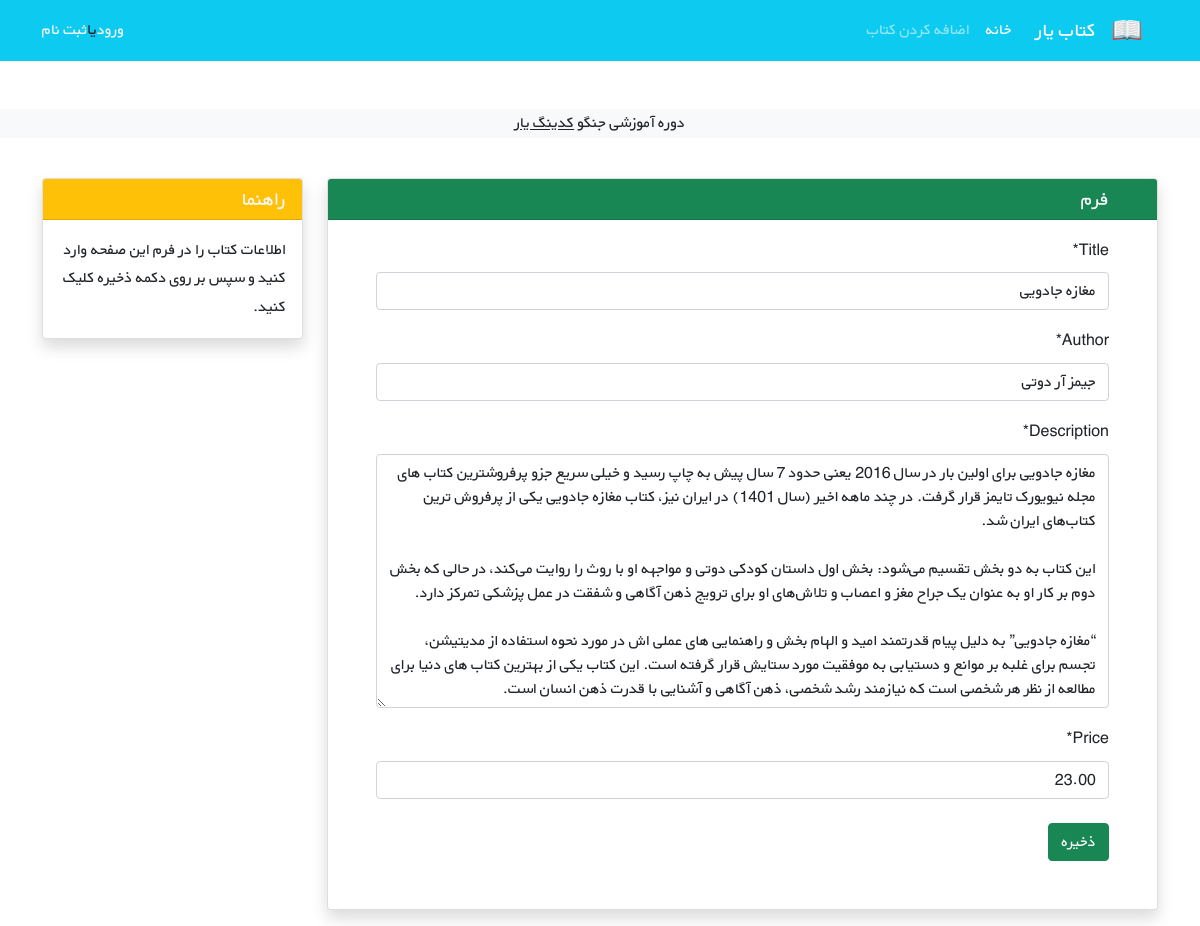
Screenshot of /books/4/update/ with the database file from the repository.
### books/models.py (models this page shows, shortened)
class Book(models.Model):
    title = models.CharField(max_length=200)
    author = models.CharField(max_length=111)
    description = models.TextField()
    price = models.DecimalField(max_digits=5 , decimal_places=2)

### books/views.py (the view)
# urls.py: path('<int:pk>/update/' , BookUpdateView.as_view() , name = 'book_update'),
class BookUpdateView(generic.UpdateView):
    model = Book
    template_name = 'books/book_update.html'
    fields = ['title' , 'author' , 'description' ,'price']

### books/templates/books/book_update.html (shortened to what this page needs)
{% extends '_html.html' %}
{% load crispy_forms_tags %}
{% block content %}
<div class="container mt-4" dir="rtl">
    <div class="row">
        <div class="col-9">
            <div class="card shadow my-3">
                <h5 class="card-header bg-success text-light px-5">فرم</h5>
                <div class="px-5 pt-3 pb-5">
                    <form method="POST">
                        {{ form|crispy }}
                        <button type="submit" class="btn btn-success mt-2">ذخیره</button>
                    </form>
                </div>
            </div>
        </div>
        <div class="col-3">
                <div class="card my-3 shadow">
                    <h5 class="card-header bg-warning text-light">راهنما</h5>
                    <div class="card-body">
                        <p class="card-text">
                            اطلاعات کتاب را در فرم این صفحه وارد کنید و سپس بر روی دکمه ذخیره کلیک کنید.
                        </p>
                    </div>
                </div>
        </div>
    </div>
</div>
{% endblock content %}

### static/css/style.css (style rules this page uses)
* { font-family: 'BYekan', sans-serif; line-height: 1.8rem; }

### rows the page displays
Book: title "مغازه جادویی", author "جیمز آر دوتی", description "مغازه جادویی برای اولین بار در سال 2016 یعنی حدود 7 سال پیش به چاپ رسید و خیلی سریع جزو پرفروشترین کتاب های مجله نیویورک تایمز قرار گرفت. در چند ماهه اخیر (سال 1401) در ایران نیز، کتاب مغازه جادویی یکی از پرفروش ترین کتاب‌های ایران شد. این کتاب به دو بخش تقسیم می‌شود: بخش اول داستان کودکی دوتی و مواجهه او با روث را روایت می‌کند، در حالی که بخش دوم بر کار او به عنوان یک جراح مغز و اعصاب و تلاش‌های او برای ترویج ذهن آگاهی و شفقت در عمل پزشکی تمرکز دارد. “مغازه جادویی” به دلیل پیام قدرتمند امید و الهام بخش و راهنمایی های عملی اش در مورد نحوه استفاده از مدیتیشن، تجسم برای غلبه بر موانع و دستیابی به موفقیت مورد ستایش قرار گرفته است. این کتاب یکی از بهترین کتاب های دنیا برای مطالعه از نظر هر شخصی…", price "23.00"
